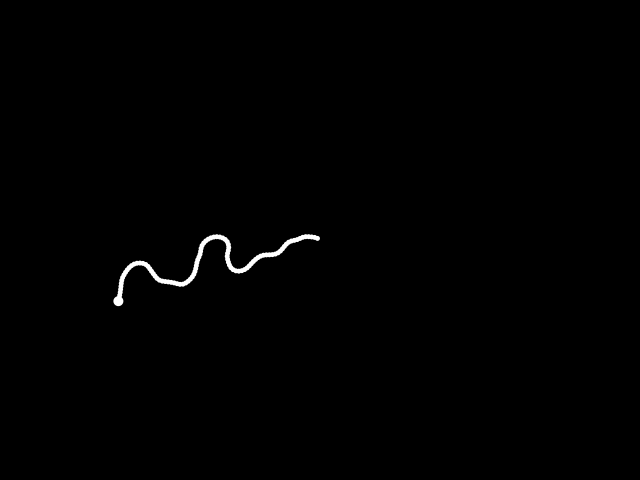
Frame 1 (no input)
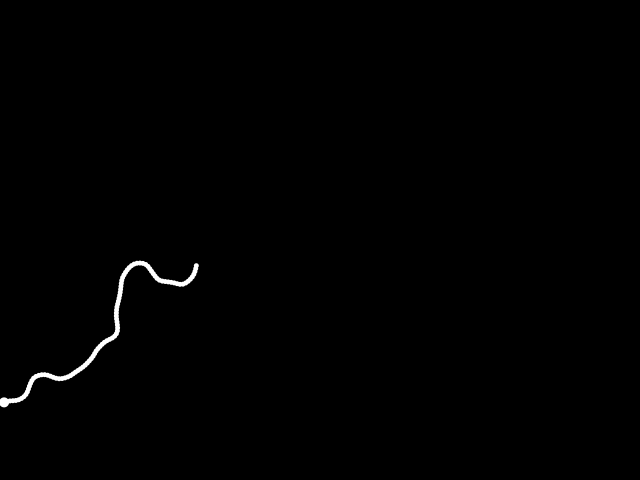
Frame 60 (the mouse pressed at the canvas centre just before this capture)
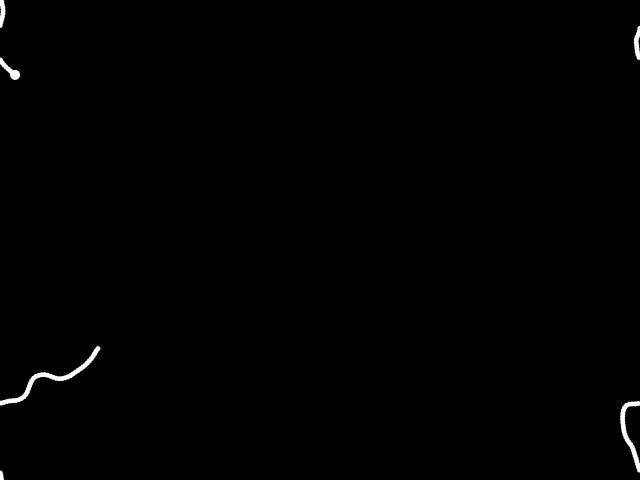
Frame 120 (the mouse held since frame 60 and released just before this capture)

The Processing sketch that drew these frames (run headless with seeded random() and noise(); from frame 60 on, the mouse is pressed at the canvas centre):

// Processing sketch: processing_6545
// ── processing_6545.pde

DuduHead dudu;

void setup()
{
  size(640, 480);
  smooth();
  frameRate(60);
  noStroke();
  fill(255);
  dudu = new DuduHead(width>>1, height>>1);
  for (int i = 0; i <100;i++)
  {
    dudu.addBodyPart();
  }
}
void draw()
{
  background(0);
  dudu.update();
  dudu.draw();
}
 
class DuduBodyPart
{
  float x,y;
  DuduBodyPart previous = null;
  void addBodyPart()
  {
    if (previous == null)
    {
      previous = new DuduBodyPart();
    }
    else
    {
      previous.addBodyPart();
    }
  }
  void newCoordinates(float x, float y)
  {
    if (previous != null)
    {
      previous.newCoordinates(this.x,this.y);
    }
    this.x = x;
    this.y =y ;
  }
  void draw()
  {
    if (previous != null)
      previous.draw();
    ellipse(x,y,5,5);
  }
}

class DuduHead
{
  float x,y;
  float offset = 0;
  float offset_increment = 0.05;
  float speed = 3;
  float angle = 0;
  DuduBodyPart previous = null;
 
  DuduHead(float x, float y)
  {
    this.x = x;
     this.y = y;
  }
 
  void update()
  {
    if (previous != null)
    {
      previous.newCoordinates(x,y);
    }
    offset += offset_increment;
    angle = map(noise(offset),0,1,0,TWO_PI);
    x += cos(angle) * speed;
    y += sin(angle) * speed;
   
    if (x < 0) x += width;
    if (x >= width) x -= width;
    if (y < 0) y += height;
    if (y >= height) y -= height;
  }
 
  void addBodyPart()
  {
    if (previous == null)
    {
      previous = new DuduBodyPart();
    }
    else
    {
      previous.addBodyPart();
    }
    update();
  }
 
  void draw()
  {
    if (previous != null)
      previous.draw();
    ellipse(x,y,10,10);
  }
}
